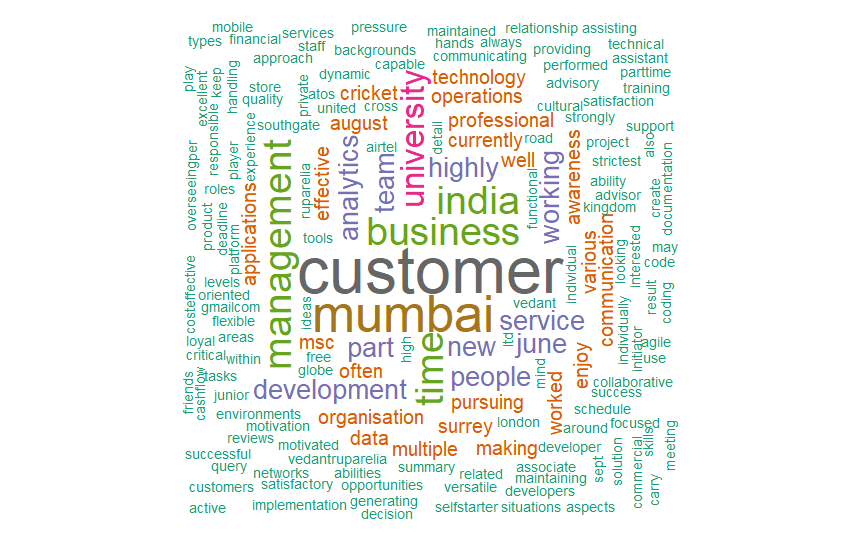

The R source for this figure:
# Install
install.packages("tm")
install.packages("SnowballC")
install.packages("wordcloud")
install.packages("RColorBrewer")

# Load
library("tm")
library("SnowballC")
library("wordcloud")
library("RColorBrewer")

# Select your own file
text <- readLines(file.choose())

# Read the text file from internet
filePath <- "<select your own url>"
text <- readLines(filePath)

# Load the data as a corpus
docs <- Corpus(VectorSource(text))

# Inspect the document
inspect(docs)

# Replacing special characters from text
toSpace <- content_transformer(function (x , pattern ) gsub(pattern, " ", x))

docs <- tm_map(docs, toSpace, "/")
docs <- tm_map(docs, toSpace, "@")
docs <- tm_map(docs, toSpace, "\\|")

# Convert the text to lower case
docs <- tm_map(docs, content_transformer(tolower))

# Remove numbers
docs <- tm_map(docs, removeNumbers)

# Remove english common stopwords
docs <- tm_map(docs, removeWords, stopwords("english"))

# Remove punctuations
docs <- tm_map(docs, removePunctuation)

# Eliminate extra white spaces
docs <- tm_map(docs, stripWhitespace)

# Building document term matrix
dtm <- TermDocumentMatrix(docs)
m <- as.matrix(dtm)
v <- sort(rowSums(m),decreasing=TRUE)
d <- data.frame(word = names(v),freq=v)
head(d, 10)

# Building word cloud
set.seed(1234)
wordcloud(words = d$word, freq = d$freq, min.freq = 1,
          max.words=200, random.order=FALSE, rot.per=0.35, 
          colors=brewer.pal(8, "Dark2"))

# Explore frequent terms and their associations
findFreqTerms(dtm, lowfreq = 4)

# The frequency table of words
head(d, 10)

# Plot word frequencies
barplot(d[1:10,]$freq, las = 3, names.arg = d[1:10,]$word,
        col ="purple", main ="Most frequent words",
        ylab = "Word frequencies")
